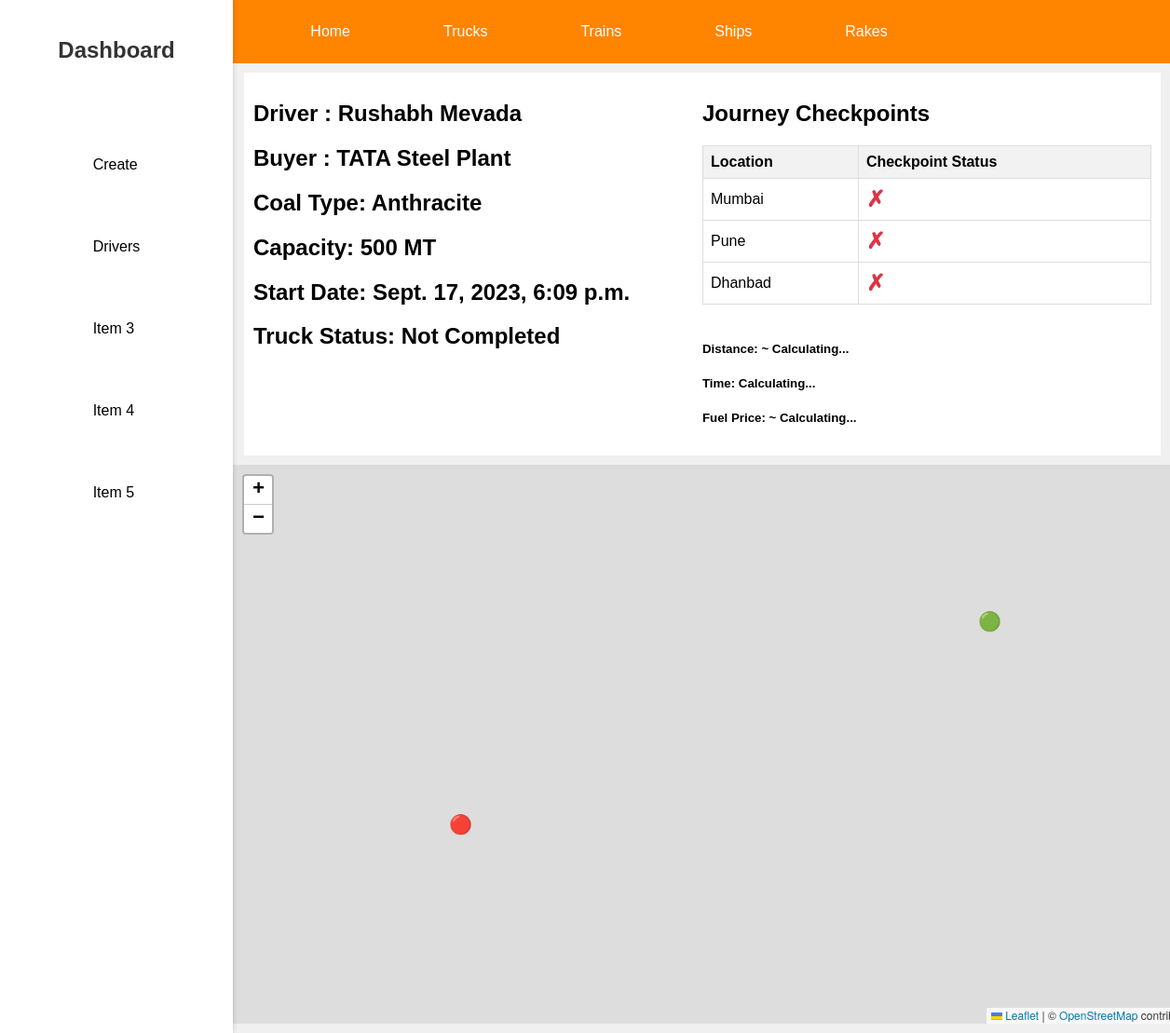
The page /tracker/trucks/1/ on the database as committed earlier.
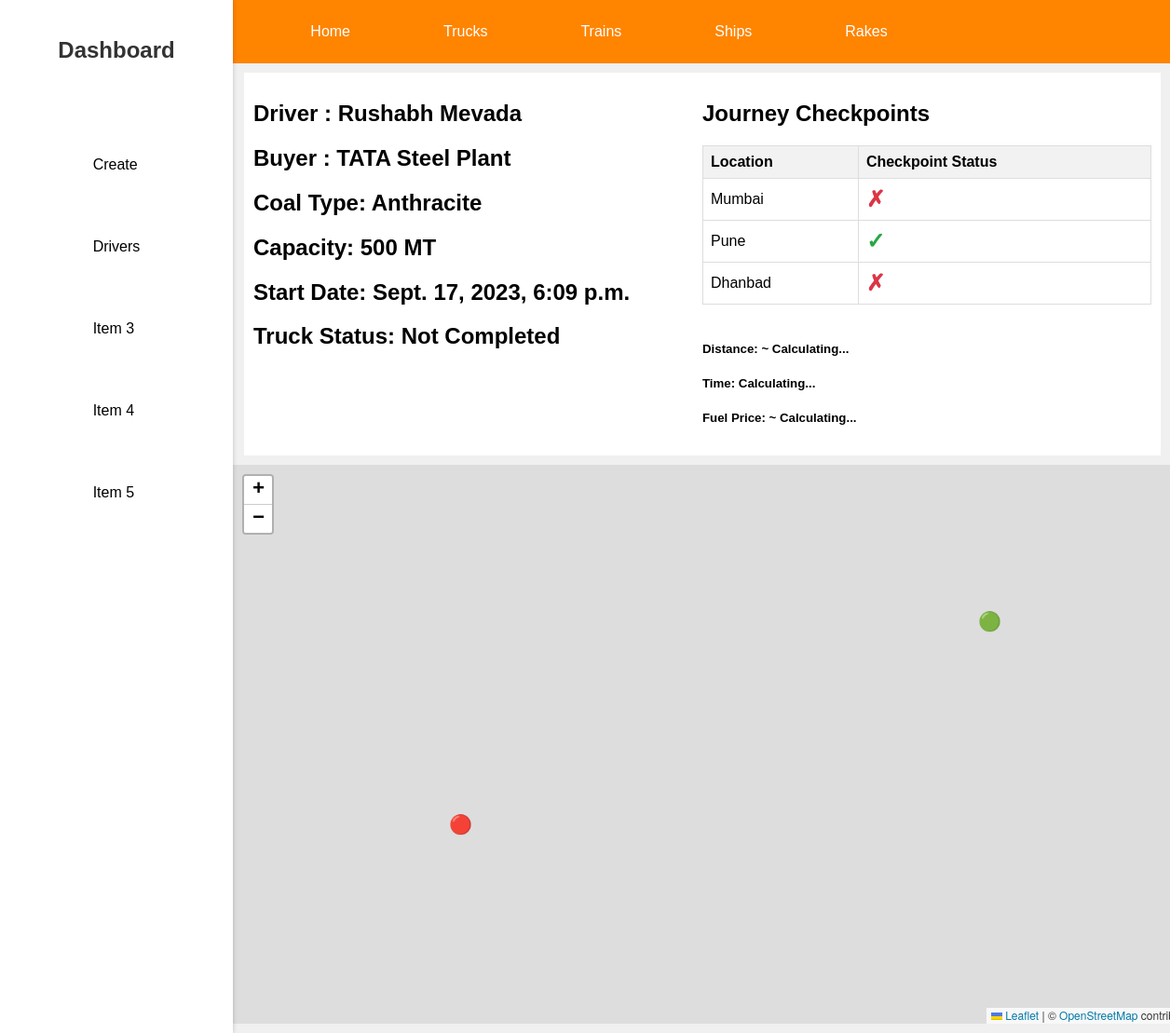
The same page on the database as committed later.
### adminpanel/models.py (models this page shows, shortened)
class JourneyCheckpoint(models.Model):
    journey = models.ForeignKey(TruckJourney, on_delete=models.CASCADE)
    checkpoint = models.ForeignKey(Checkpoint, on_delete=models.CASCADE)
    checkpoint_reached = models.BooleanField(default=False)

class Checkpoint(models.Model):
    location = models.ForeignKey(Location, on_delete=models.CASCADE)
    checkpoint_reached = models.BooleanField(default=False)

class Location(models.Model):
    name = models.CharField(max_length=100)
    def __str__(self):
        return self.name

### adminpanel/views.py (the view)
# urls.py: path('trucks/<str:pk>/',views.inditruck,name='inditruck'),
def inditruck(request, pk):
    truck = get_object_or_404(TruckJourney, pk=pk)
    checkpoints = JourneyCheckpoint.objects.filter(journey=truck)
    context = {'truck': truck, 'checkpoints': checkpoints}
    return render(request, 'adminpanel/inditruck.html', context)

### adminpanel/templates/adminpanel/inditruck.html (shortened to what this page needs)
{% extends "adminpanel/dashboard.html" %}
{% block content %}
<div class="container-indi">
    <div class="indi-first">
      <div>
        <h2>Driver : {{ truck.driver.name }}</h2>
        <h2>Buyer : {{ truck.buyer.name }}</h2>
        <h2>Coal Type: {{ truck.coal_type }}</h2>
        <h2>Capacity: {{ truck.capacity }} MT</h2>
        <h2>Start Date: {{ truck.start_date }}</h2>
        {% if truck.complete %}
        <h2>Truck Status: Completed</h2>
        {% else %}
        <h2>Truck Status: Not Completed</h2>
        {% endif %}
      </div>
    </div>
    <div class="journey-checkpoints">
        <h2>Journey Checkpoints</h2>
        <table>
          <thead>
            <tr>
              <th>Location</th>
              <th>Checkpoint Status</th>
            </tr>
          </thead>
          <tbody>
            {% for checkpoint in checkpoints %}
            <tr>
              <td>{{ checkpoint.checkpoint.location }}</td>
              <td>
                {% if checkpoint.checkpoint_reached %}
                  <span class="status-true">✓</span>
                {% else %}
                  <span class="status-false">✗</span>
                {% endif %}
              </td>
            </tr>
            {% endfor %}
          </tbody>
        </table>
        <br>
        <h5><div id="distance">Distance: ~ Calculating...</div></h5>
        <h5><div id="time">Time: Calculating...</div></h5>
        <h5><div id="fuelPrice">Fuel Price: ~ Calculating...</div></h5>
      </div>
    </div>
<link rel="stylesheet" href="https://unpkg.com/leaflet@1.7.1/dist/leaflet.css">
<link rel="stylesheet" href="https://unpkg.com/leaflet@1.7.1/dist/leaflet.css" />
</head>
<body>
<div class="map-container">
    <div id="map" style="height: 600px; width: 100%; "></div>
  </div>
{% endblock %}

Rows that differ between the two databases and show on the page:
changed JourneyCheckpoint "Pune": checkpoint_reached "✗" → "✓"
